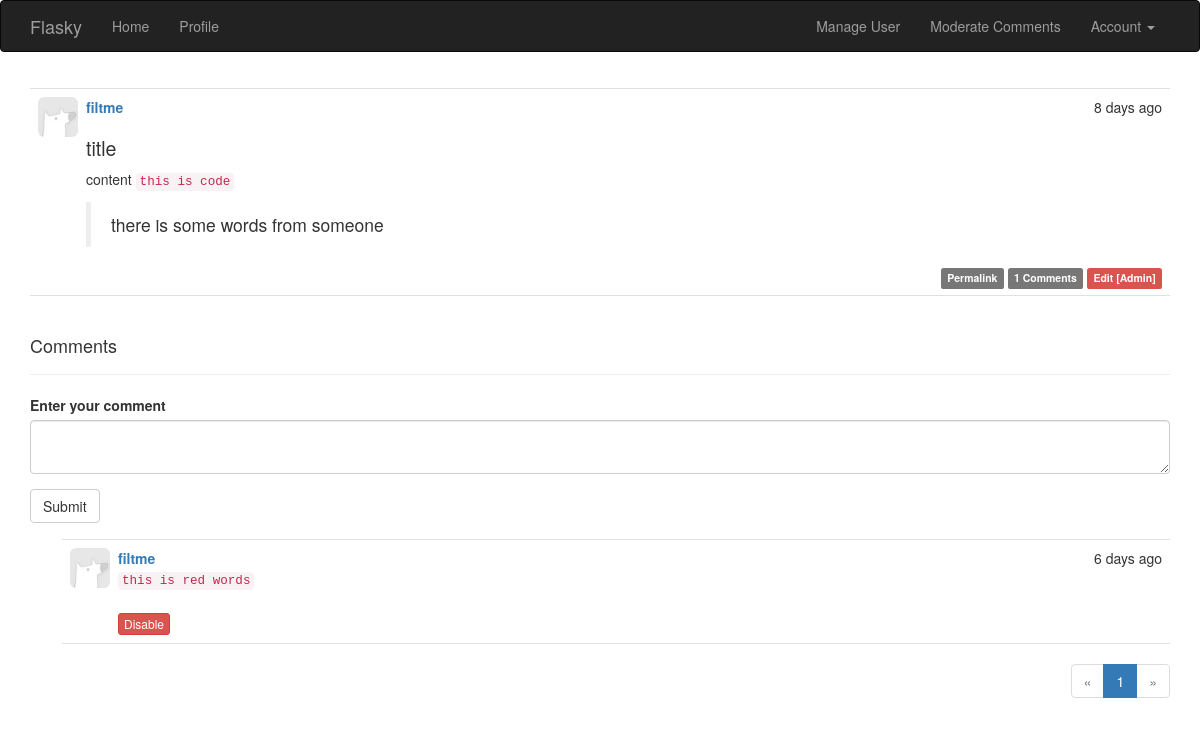
The page /post/106 (signed in) on the database its author committed.
### app/models.py (models this page shows, shortened)
class Post(db.Model):
    __tablename__='posts'
    id = db.Column(db.Integer,primary_key=True)
    body = db.Column(db.Text)
    body_html = db.Column(db.Text)
    timestamp = db.Column(db.DateTime,index=True,default=datetime.utcnow)
    author_id = db.Column(db.Integer,db.ForeignKey('users.id'))
    comments = db.relationship('Comment', backref='post', lazy='dynamic')

class User(UserMixin,db.Model):
    __tablename__ = 'users'
    id = db.Column(db.Integer,primary_key=True)
    email = db.Column(db.String(64),unique=True,index=True)
    username = db.Column(db.String(64),unique=True,index=True)
    password_hash = db.Column(db.String(128))
    role_id = db.Column(db.Integer, db.ForeignKey('roles.id'))
    confirmed = db.Column(db.Boolean,default=False)
    name = db.Column(db.String(64))
    location = db.Column(db.String(64))
    about_me = db.Column(db.Text())
    member_since = db.Column(db.DateTime, default=datetime.utcnow)
    last_seen = db.Column(db.DateTime, default=datetime.utcnow)
    posts = db.relationship('Post',backref='author',lazy='dynamic')
    followed = db.relationship('Follow',foreign_keys=[Follow.follower_id],
                               backref=db.backref('follower',lazy='joined'),
                               lazy='dynamic',cascade='all,delete-orphan')
    followers = db.relationship('Follow',foreign_keys=[Follow.followed_id],
                               backref=db.backref('followed',lazy='joined'),
                               lazy='dynamic',cascade='all,delete-orphan')
    comments = db.relationship('Comment',backref='author',lazy='dynamic')
    @property
    def password(self):
        raise AttributeError('password is not a readable attribute')
    def can(self,permission):
        return self.role is not None and \
        (self.role.permissions & permission)==permission
    def is_administrator(self):
        return self.can(Permission.ADMINISTER)
    def ping(self):
        self.last_seen = datetime.utcnow()
        db.session.add(self)

class Comment(db.Model):
    __tablename__ = 'comments'
    id = db.Column(db.Integer,primary_key=True)
    body = db.Column(db.Text)
    body_html = db.Column(db.Text)
    timestamp = db.Column(db.DateTime,index=True,default=datetime.utcnow)
    disabled = db.Column(db.Boolean,index=True,default=False)
    author_id = db.Column(db.Integer,db.ForeignKey('users.id'))
    post_id = db.Column(db.Integer,db.ForeignKey('posts.id'))

### app/main/views.py (the view)
@main.route('/post/<int:id>',methods=['GET','POST'])
def post(id):
    page = request.args.get('page',1,int)
    post = Post.query.get_or_404(id)
    form = CommentForm()
    if current_user.can(Permission.COMMENT) and form.validate_on_submit():
        comment = Comment(body=form.body.data,author=current_user._get_current_object(),
                          post=post)
        db.session.add(comment)
        return redirect(url_for('.post',id=id))
    pagination = post.comments.order_by(Comment.timestamp.desc()).paginate(
        page=page,per_page=10,error_out=False)
    comments = pagination.items
    return render_template('post.html',posts=[post,],form=form,comments=comments,pagination=pagination)

### app/main/forms.py
class CommentForm(Form):
    body = TextAreaField('Enter your comment',validators=[Required()])
    submit = SubmitField('Submit')

### app/auth/views.py (called while the page is built)
@auth.before_app_request
def before_request():
    if current_user.is_authenticated:
        current_user.ping()
        if not current_user.confirmed \
                and request.endpoint[:5] != 'auth.':
            return redirect(url_for('auth.unconfirmed'))

### app/main/__init__.py (called while the page is built)
@main.app_context_processor
def inject_permissions():
    return dict(Permission=Permission)

### app/models.py (called while the page is built)
@login_manager.user_loader
def load_user(user_id):
    return User.query.get(int(user_id))

### app/templates/post.html (shortened to what this page needs)
{% extends 'base.html' %}
{% import 'bootstrap/wtf.html' as wtf %}
{% import '_macros.html' as macros %}
{% block page_content %}
    {% include '_posts.html' %}
    <div class="page-header">
    <h4 id='comments'>Comments</h4>
    </div>
    {% if current_user.can(Permission.COMMENT) %}
    {{ wtf.quick_form(form) }}
    {% endif %}
    {% include '_comments.html' %}
    {% if pagination %}
    <div class="pagination">
        {{ macros.pagination_widget(pagination, '.post',fragment='#comments',id=posts[0].id) }}
    </div>
    {% endif %}
{% endblock %}

### app/templates/_posts.html
<ul class="posts">
    {% for post in posts %}
    <li class="post">
        <div class="post-thumbnail">
            <a href="{{ url_for('.user', username=post.author.username) }}">
                <img class="img-rounded profile-thumbnail" src="{{ url_for('static',filename='img-h.jpg') }}">
            </a>
        </div>
        <div class="post-content">
            <div class="post-date">{{ moment(post.timestamp).fromNow() }}</div>
            <div class="post-author"><a href="{{ url_for('.user', username=post.author.username) }}">{{ post.author.username }}</a></div>
            <div class="post-body">
                {% if post.body_html %}
                    {{ post.body_html | safe }}
                {% else %}
                    {{ post.body }}
                {% endif %}
            </div>
            <div class="post-footer">
                <a href="{{ url_for('.post',id=post.id) }}">
                    <span class="label label-default">Permalink</span>
                </a>
                <a href="{{ url_for('.post',id=post.id) }}#comments">
                    <span class="label label-default">{{ post.comments.count() }} Comments</span>
                </a>
                {% if current_user == post.author %}
                <a href="{{ url_for('.edit_post',id=post.id) }}">
                    <span class="label label-primary">Edit</span>
                </a>
                {% elif current_user.is_administrator() %}
                <a href="{{ url_for('.edit_post',id=post.id) }}">
                    <span class="label label-danger">Edit [Admin]</span>
                </a>
                {% endif %}
            </div>
        </div>
    </li>
    {% endfor %}
</ul>

### app/templates/_comments.html (shortened to what this page needs)
<ul class="comments">
    {% for comment in comments %}
    <li class="comment">
        <div class="comment-thumbnail">
            <a href="{{ url_for('.user', username=comment.author.username) }}">
                <img class="img-rounded profile-thumbnail" src="{{ url_for('static',filename='img-h.jpg') }}">
            </a>
        </div>
        <div class="comment-content">
            <div class="comment-date">{{ moment(comment.timestamp).fromNow() }}</div>
            <div class="comment-author"><a href="{{ url_for('.user', username=comment.author.username) }}">{{ comment.author.username }}</a></div>
            <div class="comment-body">
                {% if current_user.can(Permission.MODERATE_COMMENTS) or not comment.disabled %}
                    {% if comment.body_html %}
                        {{ comment.body_html | safe }}
                    {% else %}
                        {{ comment.body }}
                    {% endif %}
                {% endif %}
            </div>
            {% if current_user.can(Permission.MODERATE_COMMENTS)  %}
                <br>
                {% if comment.disabled %}
                <a class="btn btn-default btn-xs"
                   href="{{ url_for('.moderate_disable', id=comment.id, disable=0,from_url=request.url) }}#comments">Enable</a>
                {% else %}
                <a class="btn btn-danger btn-xs"
                   href="{{ url_for('.moderate_disable', id=comment.id, disable=1, from_url=request.url) }}#comments">Disable</a>
                {% endif %}
            {% endif %}
        </div>
    </li>
    {% endfor %}
</ul>

### app/static/styles.css (style rules this page uses)
.profile-thumbnail { position: absolute; width:40px; height: 40px; }
ul.posts { list-style-type: none; padding: 0px; margin: 16px 0px 0px 0px; border-top: 1px solid #e0e0e0; }
ul.posts li.post { padding: 8px; border-bottom: 1px solid #e0e0e0; }
div.post-date { float: right; }
div.post-author { font-weight: bold; }
div.post-thumbnail { position: absolute; }
div.post-content { margin-left: 48px; min-height: 48px; }
div.post-footer { text-align: right; }
ul.comments { list-style-type: none; padding: 0px; margin: 16px 0px 0px 0px; }
ul.comments li.comment { margin-left: 32px; padding: 8px; border-bottom: 1px solid #e0e0e0; }
ul.comments li.comment:nth-child(1) { border-top: 1px solid #e0e0e0; }
div.comment-date { float: right; }
div.comment-author { font-weight: bold; }
div.comment-thumbnail { position: absolute; }
div.comment-content { margin-left: 48px; min-height: 48px; }
div.pagination { width: 100%; text-align: right; padding: 0px; margin: 0px; }
.post-body h1 { font-size: 140%; }

### rows shown on the page
Post: timestamp "8 days ago", author.username "filtme", body_html "title content this is code there is some words from someone", comments.count "1"
Comment: timestamp "6 days ago", author.username "filtme", body_html "this is red words"

### other values the page prints
{{ p }} "1"
